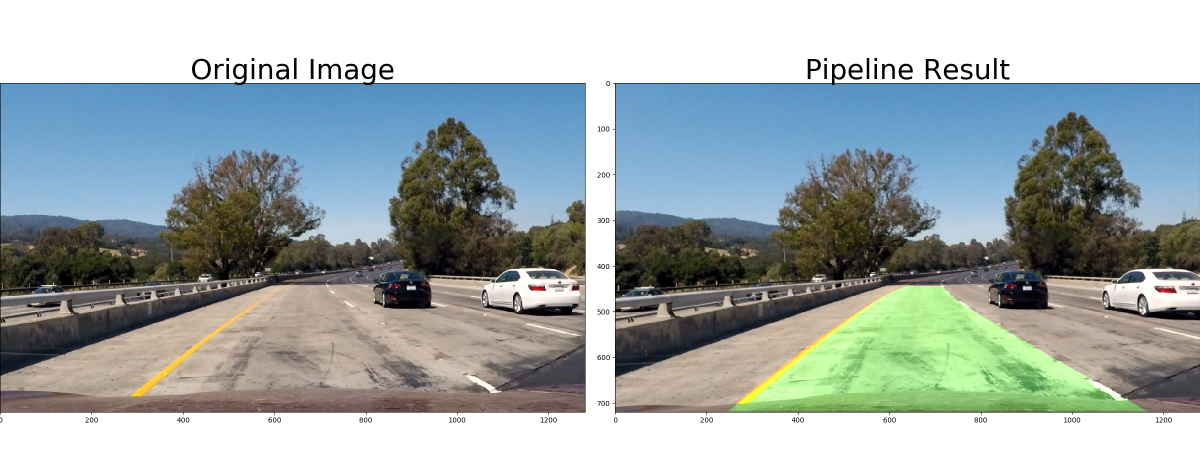
#> input picture output_images/final/test1.png, 2400 x 900 px (shown at 1/2 size)
$ python -i lane_detection.py   (imports and definitions only)   (older library calls are emulated)
#> lines starting #> are read from the running program, lines starting #| are printed output that depends on the picture; after the words box and inside, x2 and y2 are one past the last pixel; in counts of white or black regions, pixels touching at a corner belong together
import numpy as np
import cv2
import glob, os
import matplotlib.pyplot as plt
from moviepy.editor import VideoFileClip


# Define a class to receive the characteristics of each line detection
class Line():
    def __init__(self):
        # current iteration index w.r.t iteration size
        self.currentIteration = 0

        self.MAX_ITERATION_SIZE = 4

        self.frameCounter = 0
        # was the line detected in the last iteration?
        self.detected = False
        # x values of the last n fits of the line
        self.left_nfitx = np.zeros((self.MAX_ITERATION_SIZE, 720))
        self.right_nfitx = np.zeros((self.MAX_ITERATION_SIZE, 720))

        self.left_fit = None
        self.right_fit = None

        self.leftx_base = None
        self.rightx_base = None

        #radius of curvature of the line in some units
        self.radius_of_curvature = None
        #distance in meters of vehicle center from the line
        self.line_base_pos = None


def camera_caliberation(nx = 9, ny = 6):
    objp = np.zeros((nx * ny, 3), np.float32)
    objp[:, :2] = np.mgrid[0:nx, 0:ny].T.reshape(-1, 2)

    # Arrays to store object points and image points from all the images.
    objpoints = []  # 3d points in real world space
    imgpoints = []  # 2d points in image plane.

    # Make a list of calibration images
    images = glob.glob('../camera_cal/calibration*.jpg')
    # Step through the list and search for chessboard corners
    for fname in images:
        img = cv2.imread(fname)
        gray = cv2.cvtColor(img, cv2.COLOR_BGR2GRAY)

        # Find the chessboard corners
        ret, corners = cv2.findChessboardCorners(gray, (nx, ny), None)

        # If found, add object points, image points
        if ret == True:
            objpoints.append(objp)
            imgpoints.append(corners)


    #cv2.destroyAllWindows()
    ret, mtx, dist, rvecs, tvecs = cv2.calibrateCamera(objpoints, imgpoints, gray.shape[::-1], None, None)
    return (mtx, dist)


def cal_undistort(img, mtx, dist):
    return cv2.undistort(img, mtx, dist, None, mtx)

def color_gradient_binary(img):
    image = np.copy(img)

    LUV = cv2.cvtColor(image, cv2.COLOR_RGB2LUV)
#> LUV: shape (900, 2400, 3); mean of channels 0, 1, 2 169.8, 92.7, 133.2
    white1 = cv2.inRange(LUV, np.array([225, 0, 0]), np.array([255, 255, 255]))
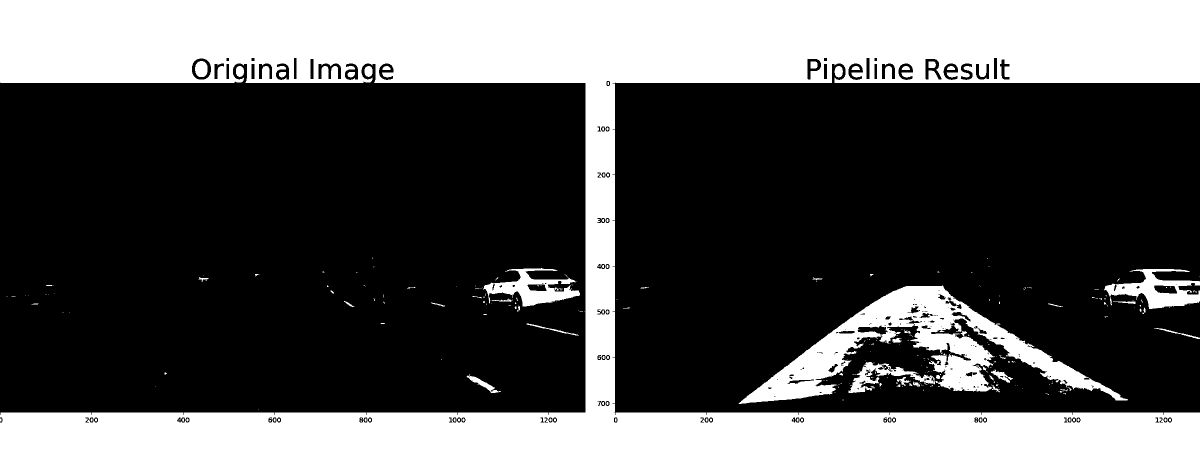
#> white1: shape (900, 2400) (shown at 1/2 size); 31.2% white; 307 white regions (214 under 20 px), largest, box (x1, y1, x2, y2) and area: (0, 0, 2400, 900) 599941, (1477, 571, 2256, 808) 50496, (2208, 538, 2400, 618) 6904

    HLS = cv2.cvtColor(image, cv2.COLOR_RGB2HLS)
#> HLS: shape (900, 2400, 3); mean of channels 0, 1, 2 44.4, 163.5, 59.6
    white2 = cv2.inRange(HLS, np.array([0, 215, 0]), np.array([255, 255, 255]))
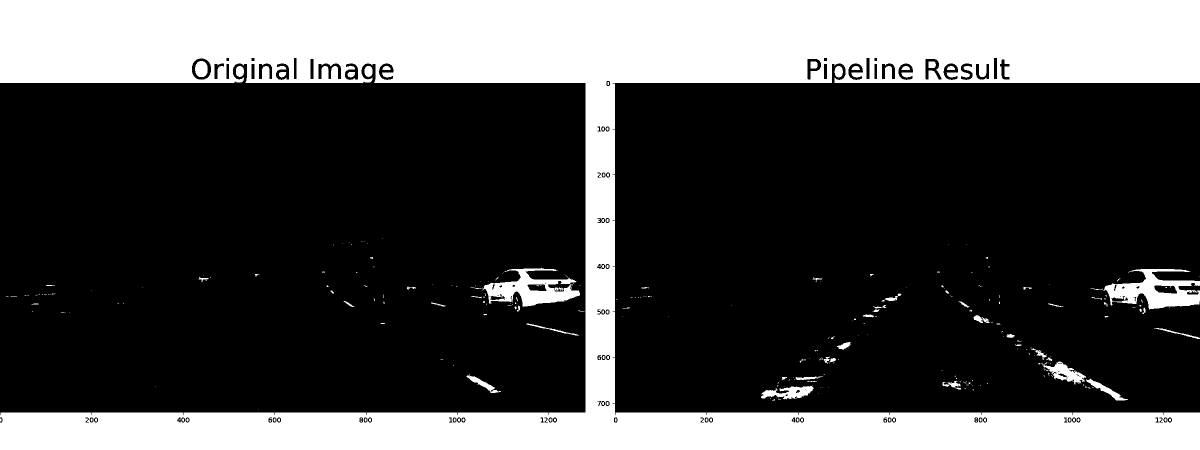
#> white2: shape (900, 2400) (shown at 1/2 size); 29% white; 323 white regions (222 under 20 px), largest, box (x1, y1, x2, y2) and area: (0, 0, 2400, 900) 600094, (2206, 538, 2400, 619) 7816, (965, 536, 1160, 614) 6994
    yellow1 = cv2.inRange(HLS, np.array([10, 80, 100]), np.array([100, 210, 155]))
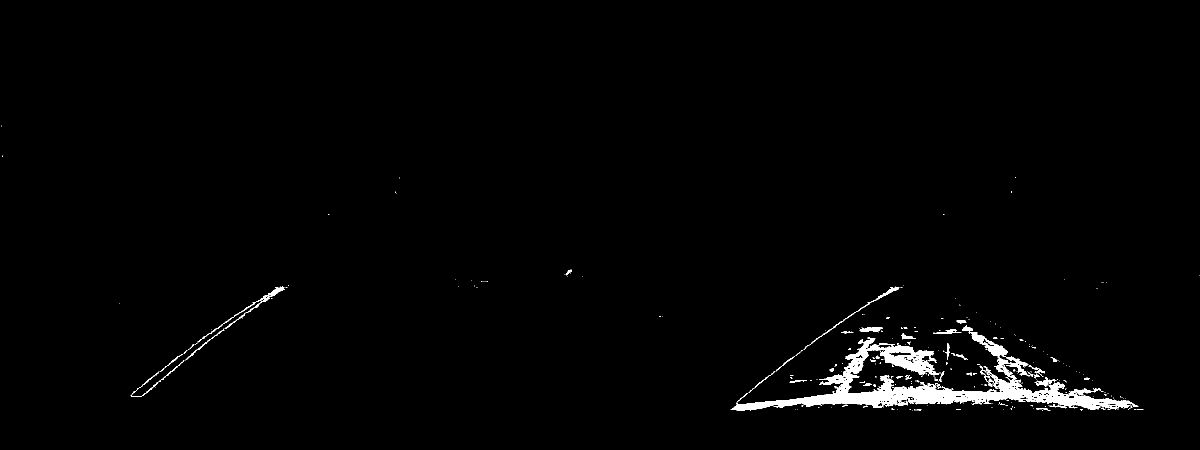
#> yellow1: shape (900, 2400) (shown at 1/2 size); 1.5% white; 289 white regions (244 under 20 px), largest, box (x1, y1, x2, y2) and area: (1461, 663, 2277, 821) 27237, (395, 572, 570, 685) 889, (1607, 573, 1799, 700) 574

    LAB = cv2.cvtColor(image, cv2.COLOR_RGB2LAB)
#> LAB: shape (900, 2400, 3); mean of channels 0, 1, 2 170.2, 125.4, 126.7
    yellow2 = cv2.inRange(LAB, np.array([0, 0, 155]), np.array([255, 255, 200]))
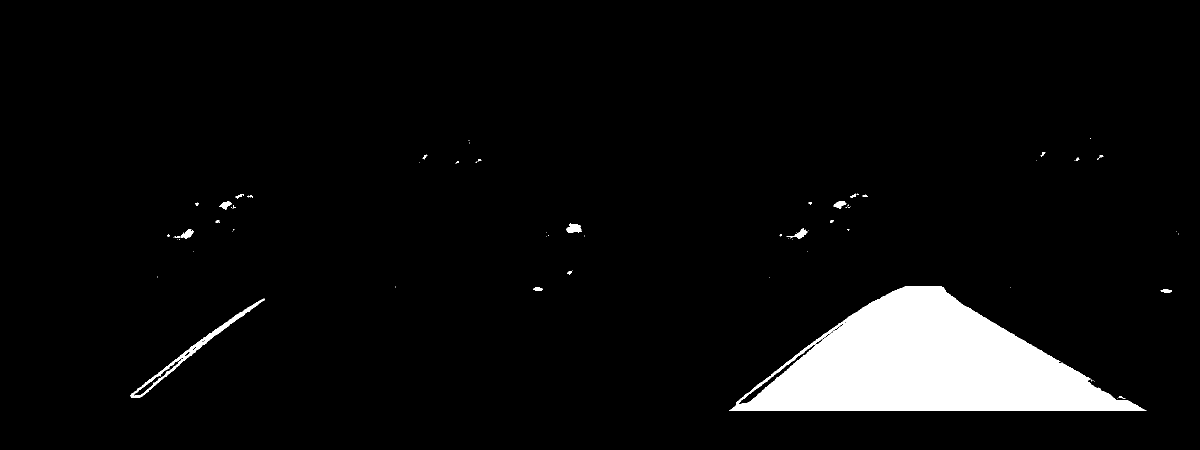
#> yellow2: shape (900, 2400) (shown at 1/2 size); 5.5% white; 80 white regions (54 under 20 px), largest, box (x1, y1, x2, y2) and area: (1458, 572, 2293, 822) 112806, (261, 597, 530, 795) 2839, (1133, 447, 1164, 466) 393

    bit_layer = yellow1 | white2 | white1 | yellow2
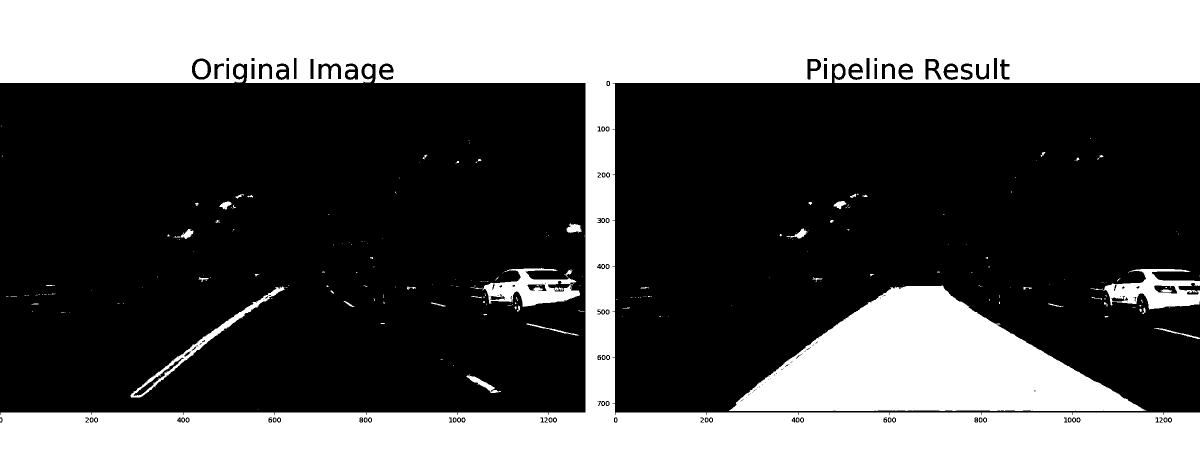
#> bit_layer: shape (900, 2400) (shown at 1/2 size); 34.4% white; 316 white regions (214 under 20 px), largest, box (x1, y1, x2, y2) and area: (0, 0, 2400, 900) 600094, (1458, 571, 2293, 822) 115962, (2206, 538, 2400, 619) 7916

    binary = np.zeros_like(image[:, :, 0])
    binary[bit_layer.astype(bool)] = 1

    return binary


# [326 lines left out: functions region_of_interest, save_result, warp_image, set_histogram, find_lane_lines, find_lane_lines_efficient and 4 more, not called in this run]

######### Main  #############

#Get camera caliberation
# [1 line that did not run here, left out]

g_line = Line()
#test the pipleline on images
# [1 line not run here, left out]

#Test on video
g_line = Line()
project_output = '../project_video_output.mp4'
# [1 line that did not run here, left out]
# [1 line that did not run here, left out]
# [1 line not run here, left out]

>>> import cv2
>>> picture = cv2.cvtColor(cv2.imread('../output_images/final/test1.png'), cv2.COLOR_BGR2RGB)
>>> result = color_gradient_binary(picture)

$ run again, on output_images/threshold/test2.png
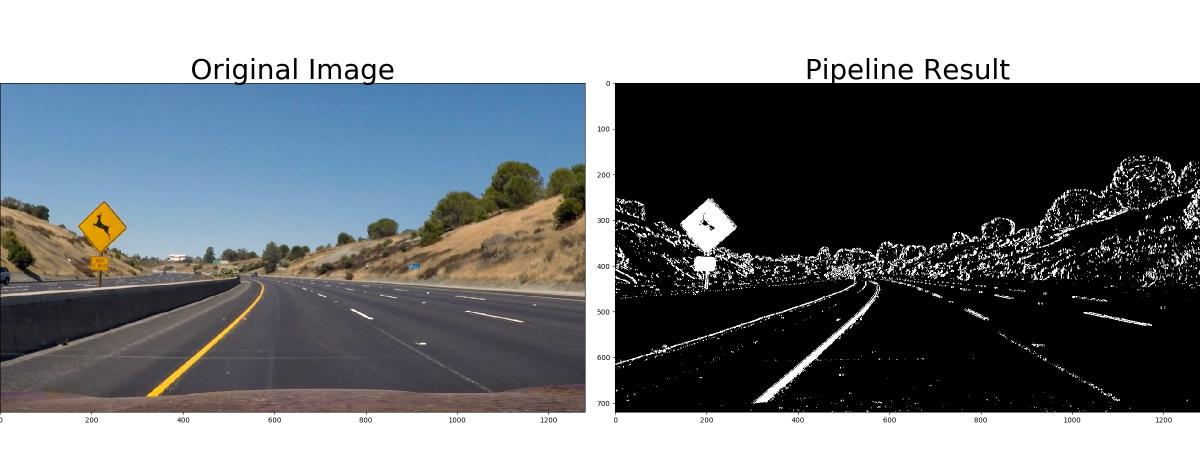
#> input picture output_images/threshold/test2.png, 2400 x 900 px (shown at 1/2 size)
#> LUV: shape (900, 2400, 3); mean of channels 0, 1, 2 119.7, 95, 132.1
#> in color_gradient_binary, `white1 = cv2.inRange(LUV, np.array([225, 0, 0]), np.array([255, 255, 2..`:
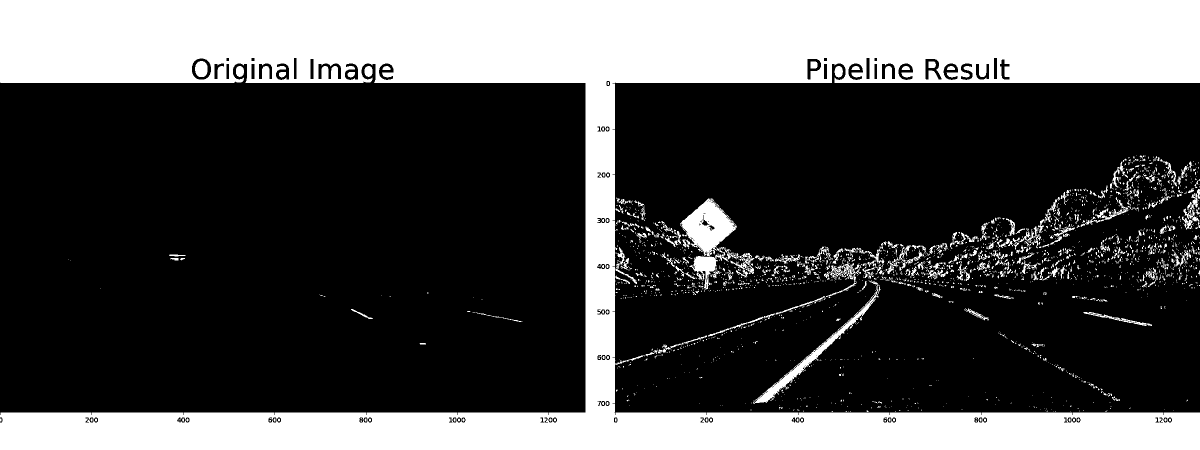
#> white1: shape (900, 2400) (shown at 1/2 size); 30% white; 2428 white regions (2082 under 20 px), largest, box (x1, y1, x2, y2) and area: (0, 0, 2400, 900) 599941, (1360, 397, 1479, 580) 8770, (1506, 561, 1761, 808) 4111
#> HLS: shape (900, 2400, 3); mean of channels 0, 1, 2 30.6, 117.3, 23
#> white2: shape (900, 2400); 30.1% white; 2449 white regions (2103 under 20 px), largest, box (x1, y1, x2, y2) and area: (0, 0, 2400, 900) 600094, (1360, 397, 1479, 580) 8770, (1506, 561, 1761, 808) 4111
#> yellow1: shape (900, 2400); 0.36% white; 183 white regions (150 under 20 px), largest, box (x1, y1, x2, y2) and area: (876, 395, 1121, 497) 5509, (989, 535, 1015, 555) 182, (465, 569, 527, 646) 154
#> LAB: shape (900, 2400, 3); mean of channels 0, 1, 2 119.9, 128.1, 125.6
#> yellow2: shape (900, 2400); 0.99% white; 170 white regions (144 under 20 px), largest, box (x1, y1, x2, y2) and area: (869, 388, 1162, 497) 7975, (157, 405, 252, 547) 3726, (293, 571, 527, 795) 2728
#> in color_gradient_binary, `bit_layer = yellow1 | white2 | white1 | yellow2`:
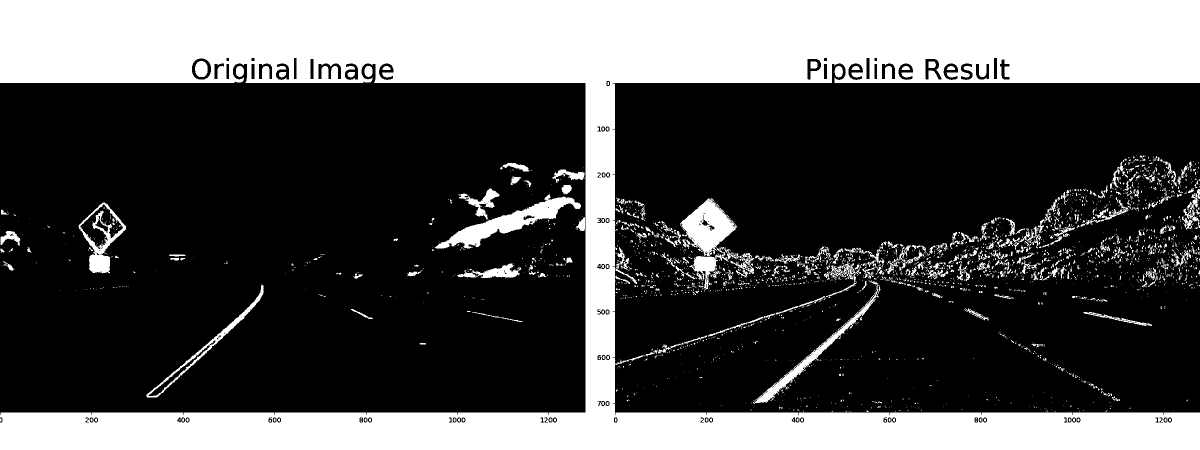
#> bit_layer: shape (900, 2400) (shown at 1/2 size); 31.1% white; 2648 white regions (2272 under 20 px), largest, box (x1, y1, x2, y2) and area: (0, 0, 2400, 900) 600094, (1360, 397, 1479, 580) 8770, (869, 388, 1162, 497) 8154

$ run again, on output_images/threshold/test3.png
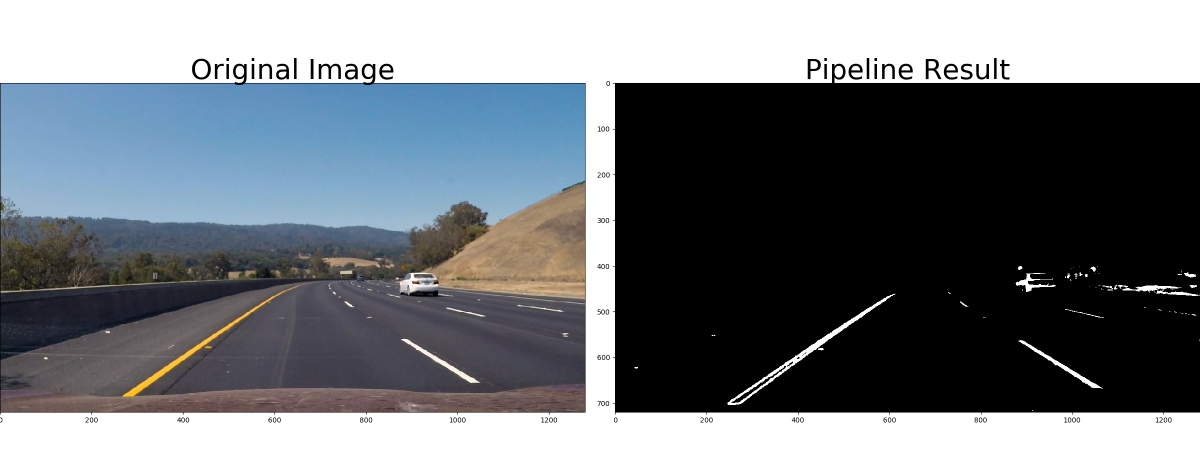
#> input picture output_images/threshold/test3.png, 2400 x 900 px (shown at 1/2 size)
#> LUV: shape (900, 2400, 3); mean of channels 0, 1, 2 115.3, 94.5, 131.1
#> in color_gradient_binary, `white1 = cv2.inRange(LUV, np.array([225, 0, 0]), np.array([255, 255, 2..`:
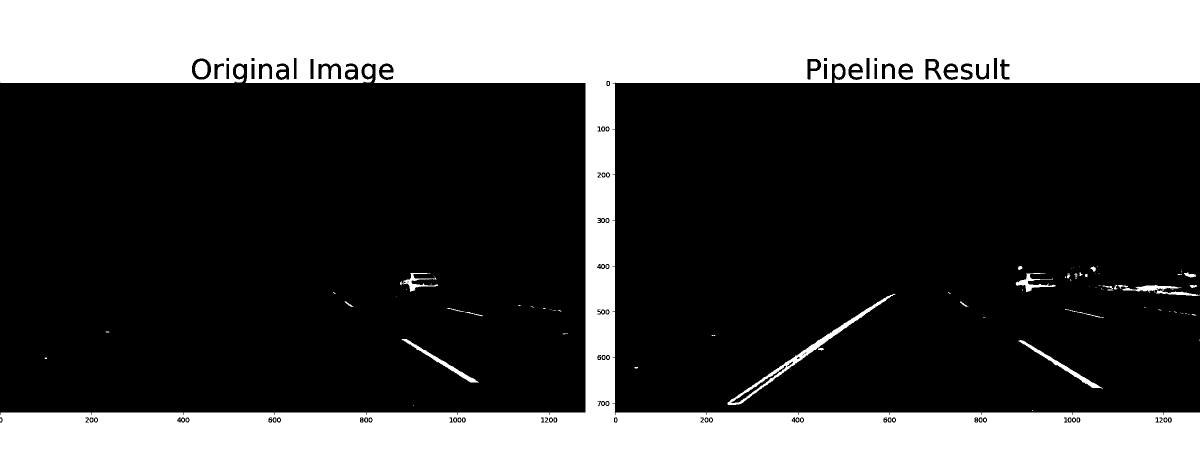
#> white1: shape (900, 2400) (shown at 1/2 size); 28.4% white; 149 white regions (75 under 20 px), largest, box (x1, y1, x2, y2) and area: (0, 0, 2400, 900) 599958, (1455, 587, 1791, 810) 3704, (2037, 680, 2206, 777) 1376
#> HLS: shape (900, 2400, 3); mean of channels 0, 1, 2 33.7, 113.5, 22
#> white2: shape (900, 2400); 28.4% white; 151 white regions (77 under 20 px), largest, box (x1, y1, x2, y2) and area: (0, 0, 2400, 900) 600070, (1455, 587, 1791, 810) 3704, (2037, 680, 2206, 777) 1376
#> yellow1: shape (900, 2400); 0.1% white; 75 white regions (45 under 20 px), largest, box (x1, y1, x2, y2) and area: (999, 568, 1101, 582) 545, (1058, 578, 1133, 586) 262, (333, 667, 429, 732) 164
#> LAB: shape (900, 2400, 3); mean of channels 0, 1, 2 115.5, 127.9, 124.7
#> yellow2: shape (900, 2400); 0.17% white; 24 white regions (15 under 20 px), largest, box (x1, y1, x2, y2) and area: (245, 588, 561, 795) 3323, (1105, 543, 1123, 552) 88, (1142, 546, 1156, 554) 61
#> in color_gradient_binary, `bit_layer = yellow1 | white2 | white1 | yellow2`:
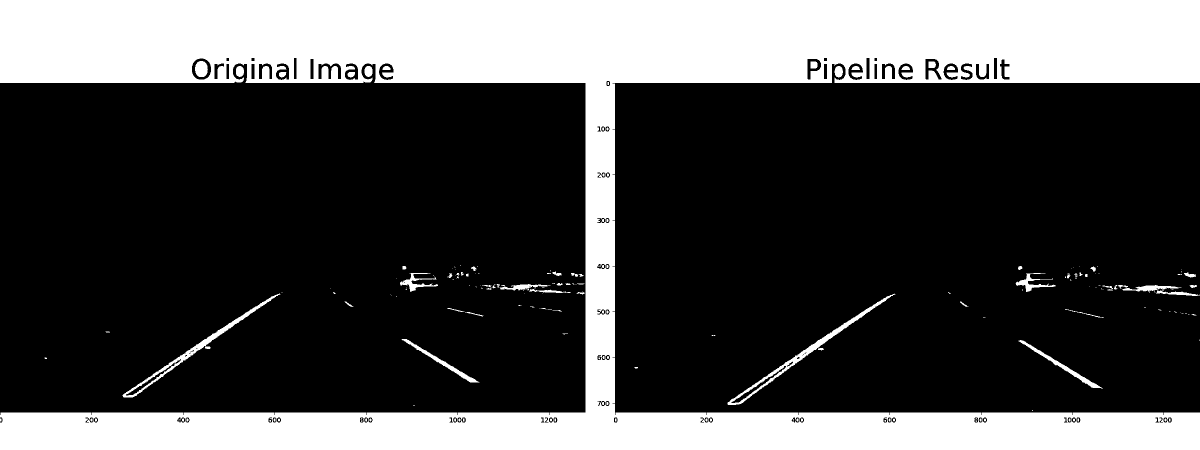
#> bit_layer: shape (900, 2400) (shown at 1/2 size); 28.7% white; 202 white regions (108 under 20 px), largest, box (x1, y1, x2, y2) and area: (0, 0, 2400, 900) 600070, (1455, 587, 1791, 810) 3704, (245, 587, 561, 795) 3335
